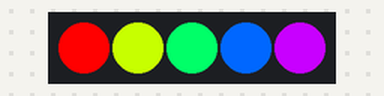
Simulated run of this sketch. Board: Arduino Uno, built with avr-gcc and run on an emulated ATmega328P. Shown: 5 RGB LEDs in strip order, left to right. Dim RGB values are drawn brighter than linear.

Above: at 0.05 s.
At 2.46 s:
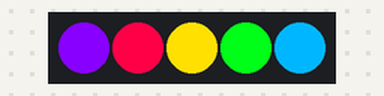
At 4.97 s:
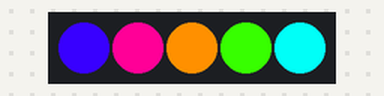
At 19.33 s:
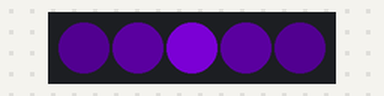
At 29.56 s:
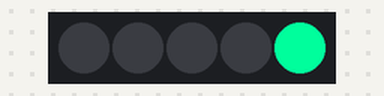
At 39.78 s:
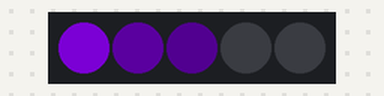
Timing chart, 0 to 40.0 s (numbered marks = the images above):
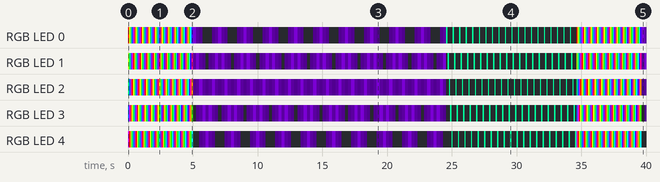

Measured:
- by itself, RGB LED 4: off → RGB(200, 0, 255) at 0.00 s, → RGB(255, 0, 7) 0.10 s later, → RGB(215, 255, 0) 0.10 s later, → RGB(0, 255, 88) 0.10 s later, … (201 changes in this stretch)
- by itself, RGB LED 0: off → RGB(255, 0, 0) at 0.00 s, → RGB(199, 255, 0) 0.10 s later, → RGB(0, 255, 104) 0.10 s later, → RGB(0, 103, 255) 0.10 s later, … (202 changes in this stretch)

The sketch:

WS2812_Breakout_Example.ino
```cpp
// (licence header left out)
#include <Adafruit_NeoPixel.h>
#include "WS2812_Definitions.h"

#define PIN 13
#define LED_COUNT 5

// Create an instance of the Adafruit_NeoPixel class called "leds".
// That'll be what we refer to from here on...
Adafruit_NeoPixel leds = Adafruit_NeoPixel(LED_COUNT, PIN, NEO_GRB + NEO_KHZ800);

void setup()
{
  leds.begin();  // Call this to start up the LED strip.
  clearLEDs();   // This function, defined below, turns all LEDs off...
  leds.show();   // ...but the LEDs don't actually update until you call this.
}

void loop()
{
  // Ride the Rainbow Road
  for (int i=0; i<LED_COUNT*10; i++)
  {
    rainbow(i);
    delay(100);  // Delay between rainbow slides
  }

  // Indigo cylon
  // Do a cylon (larson scanner) cycle 10 times
  for (int i=0; i<10; i++)
  {
    // cylon function: first param is color, second is time (in ms) between cycles
    cylon(INDIGO, 500);  // Indigo cylon eye!
  }

  // A light shower of spring green rain
  // This will run the cascade from top->bottom 20 times
  for (int i=0; i<20; i++)
  {
    // First parameter is the color, second is direction, third is ms between falls
    cascade(MEDIUMSPRINGGREEN, TOP_DOWN, 100);
  }
}

// Implements a little larson "cylon" sanner.
// This'll run one full cycle, down one way and back the other
void cylon(unsigned long color, byte wait)
{
  // weight determines how much lighter the outer "eye" colors are
  const byte weight = 4;
  // It'll be easier to decrement each of these colors individually
  // so we'll split them out of the 24-bit color value
  byte red = (color & 0xFF0000) >> 16;
  byte green = (color & 0x00FF00) >> 8;
  byte blue = (color & 0x0000FF);

  // Start at closest LED, and move to the outside
  for (int i=0; i<=LED_COUNT-1; i++)
  {
    clearLEDs();
    leds.setPixelColor(i, red, green, blue);  // Set the bright middle eye
    // Now set two eyes to each side to get progressively dimmer
    for (int j=1; j<3; j++)
    {
      if (i-j >= 0)
        leds.setPixelColor(i-j, red/(weight*j), green/(weight*j), blue/(weight*j));
      if (i-j <= LED_COUNT)
        leds.setPixelColor(i+j, red/(weight*j), green/(weight*j), blue/(weight*j));
    }
    leds.show();  // Turn the LEDs on
    delay(wait);  // Delay for visibility
  }

  // Now we go back to where we came. Do the same thing.
  for (int i=LED_COUNT-2; i>=1; i--)
  {
    clearLEDs();
    leds.setPixelColor(i, red, green, blue);
    for (int j=1; j<3; j++)
    {
      if (i-j >= 0)
        leds.setPixelColor(i-j, red/(weight*j), green/(weight*j), blue/(weight*j));
      if (i-j <= LED_COUNT)
        leds.setPixelColor(i+j, red/(weight*j), green/(weight*j), blue/(weight*j));
      }

    leds.show();
    delay(wait);
  }
}

// Cascades a single direction. One time.
void cascade(unsigned long color, byte direction, byte wait)
{
  if (direction == TOP_DOWN)
  {
    for (int i=0; i<LED_COUNT; i++)
    {
      clearLEDs();  // Turn off all LEDs
      leds.setPixelColor(i, color);  // Set just this one
      leds.show();
      delay(wait);
    }
  }
  else
  {
    for (int i=LED_COUNT-1; i>=0; i--)
    {
      clearLEDs();
      leds.setPixelColor(i, color);
      leds.show();
      delay(wait);
    }
  }
}

// Sets all LEDs to off, but DOES NOT update the display;
// call leds.show() to actually turn them off after this.
void clearLEDs()
{
  for (int i=0; i<LED_COUNT; i++)
  {
    leds.setPixelColor(i, 0);
  }
}

// Prints a rainbow on the ENTIRE LED strip.
//  The rainbow begins at a specified position.
// ROY G BIV!
void rainbow(byte startPosition)
{
  // Need to scale our rainbow. We want a variety of colors, even if there
  // are just 10 or so pixels.
  int rainbowScale = 192 / LED_COUNT;

  // Next we setup each pixel with the right color
  for (int i=0; i<LED_COUNT; i++)
  {
    // There are 192 total colors we can get out of the rainbowOrder function.
    // It'll return a color between red->orange->green->...->violet for 0-191.
    leds.setPixelColor(i, rainbowOrder((rainbowScale * (i + startPosition)) % 192));
  }
  // Finally, actually turn the LEDs on:
  leds.show();
}

// Input a value 0 to 191 to get a color value.
// The colors are a transition red->yellow->green->aqua->blue->fuchsia->red...
//  Adapted from Wheel function in the Adafruit_NeoPixel library example sketch
uint32_t rainbowOrder(byte position)
{
  // 6 total zones of color change:
  if (position < 31)  // Red -> Yellow (Red = FF, blue = 0, green goes 00-FF)
  {
    return leds.Color(0xFF, position * 8, 0);
  }
  else if (position < 63)  // Yellow -> Green (Green = FF, blue = 0, red goes FF->00)
  {
    position -= 31;
    return leds.Color(0xFF - position * 8, 0xFF, 0);
  }
  else if (position < 95)  // Green->Aqua (Green = FF, red = 0, blue goes 00->FF)
  {
    position -= 63;
    return leds.Color(0, 0xFF, position * 8);
  }
  else if (position < 127)  // Aqua->Blue (Blue = FF, red = 0, green goes FF->00)
  {
    position -= 95;
    return leds.Color(0, 0xFF - position * 8, 0xFF);
  }
  else if (position < 159)  // Blue->Fuchsia (Blue = FF, green = 0, red goes 00->FF)
  {
    position -= 127;
    return leds.Color(position * 8, 0, 0xFF);
  }
  else  //160 <position< 191   Fuchsia->Red (Red = FF, green = 0, blue goes FF->00)
  {
    position -= 159;
    return leds.Color(0xFF, 0x00, 0xFF - position * 8);
  }
}
```

WS2812_Definitions.h
```cpp
/*
  Bunches of definitions for the WS2812 Breakout Board example code

*/

// These are for the cascade function
#define TOP_DOWN 0
#define DOWN_TOP 1

/* A world of colors to set your LED to
  Standard HTML Color Codes sorted by Hex Value
    to see the colors in action, check out:
   http://www.w3schools.com/html/html_colorvalues.asp */

#define BLACK			0x000000
#define NAVY			0x000080
#define DARKBLUE		0x00008B
#define MEDIUMBLUE		0x0000CD
#define BLUE			0x0000FF
#define DARKGREEN		0x006400
#define GREEN			0x008000
#define TEAL			0x008080
#define DARKCYAN		0x008B8B
#define DEEPSKYBLUE		0x00BFFF
#define DARKTURQUOISE		0x00CED1
#define MEDIUMSPRINGGREEN	0x00FA9A
#define LIME			0x00FF00
#define SPRINGGREEN		0x00FF7F
#define AQUA			0x00FFFF
#define CYAN			0x00FFFF
#define MIDNIGHTBLUE		0x191970
#define DODGERBLUE		0x1E90FF
#define LIGHTSEAGREEN		0x20B2AA
#define FORESTGREEN		0x228B22
#define SEAGREEN		0x2E8B57
#define DARKSLATEGRAY		0x2F4F4F
#define LIMEGREEN		0x32CD32
#define MEDIUMSEAGREEN		0x3CB371
#define TURQUOISE		0x40E0D0
#define ROYALBLUE		0x4169E1
#define STEELBLUE		0x4682B4
#define DARKSLATEBLUE		0x483D8B
#define MEDIUMTURQUOISE		0x48D1CC
#define INDIGO 			0x4B0082
#define DARKOLIVEGREEN		0x556B2F
#define CADETBLUE		0x5F9EA0
#define CORNFLOWERBLUE		0x6495ED
#define MEDIUMAQUAMARINE	0x66CDAA
#define DIMGRAY			0x696969
#define SLATEBLUE		0x6A5ACD
#define OLIVEDRAB		0x6B8E23
#define SLATEGRAY		0x708090
#define LIGHTSLATEGRAY		0x778899
#define MEDIUMSLATEBLUE		0x7B68EE
#define LAWNGREEN		0x7CFC00
#define CHARTREUSE		0x7FFF00
#define AQUAMARINE		0x7FFFD4
#define MAROON			0x800000
#define PURPLE			0x800080
#define OLIVE			0x808000
#define GRAY			0x808080
#define SKYBLUE			0x87CEEB
#define LIGHTSKYBLUE		0x87CEFA
#define BLUEVIOLET		0x8A2BE2
#define DARKRED			0x8B0000
#define DARKMAGENTA		0x8B008B
#define SADDLEBROWN		0x8B4513
#define DARKSEAGREEN		0x8FBC8F
#define LIGHTGREEN		0x90EE90
#define MEDIUMPURPLE		0x9370DB
#define DARKVIOLET		0x9400D3
#define PALEGREEN		0x98FB98
#define DARKORCHID		0x9932CC
#define YELLOWGREEN		0x9ACD32
#define SIENNA			0xA0522D
#define BROWN			0xA52A2A
#define DARKGRAY		0xA9A9A9
#define LIGHTBLUE		0xADD8E6
#define GREENYELLOW		0xADFF2F
#define PALETURQUOISE	        0xAFEEEE
#define LIGHTSTEELBLUE		0xB0C4DE
#define POWDERBLUE		0xB0E0E6
#define FIREBRICK		0xB22222
#define DARKGOLDENROD		0xB8860B
#define MEDIUMORCHID		0xBA55D3
#define ROSYBROWN		0xBC8F8F
#define DARKKHAKI		0xBDB76B
#define SILVER			0xC0C0C0
#define MEDIUMVIOLETRED	        0xC71585
#define INDIANRED 		0xCD5C5C
#define PERU			0xCD853F
#define CHOCOLATE		0xD2691E
#define TAN			0xD2B48C
#define LIGHTGRAY		0xD3D3D3
#define THISTLE			0xD8BFD8
#define ORCHID			0xDA70D6
#define GOLDENROD		0xDAA520
#define PALEVIOLETRED		0xDB7093
#define CRIMSON			0xDC143C
#define GAINSBORO		0xDCDCDC
#define PLUM			0xDDA0DD
#define BURLYWOOD		0xDEB887
#define LIGHTCYAN		0xE0FFFF
#define LAVENDER		0xE6E6FA
#define DARKSALMON		0xE9967A
#define VIOLET			0xEE82EE
#define PALEGOLDENROD		0xEEE8AA
#define LIGHTCORAL		0xF08080
#define KHAKI			0xF0E68C
#define ALICEBLUE		0xF0F8FF
#define HONEYDEW		0xF0FFF0
#define AZURE			0xF0FFFF
#define SANDYBROWN		0xF4A460
#define WHEAT			0xF5DEB3
#define BEIGE			0xF5F5DC
#define WHITESMOKE		0xF5F5F5
#define MINTCREAM		0xF5FFFA
#define GHOSTWHITE		0xF8F8FF
#define SALMON			0xFA8072
#define ANTIQUEWHITE		0xFAEBD7
#define LINEN			0xFAF0E6
#define LIGHTGOLDENRODYELLOW	0xFAFAD2
#define OLDLACE			0xFDF5E6
#define RED			0xFF0000
#define FUCHSIA			0xFF00FF
#define MAGENTA			0xFF00FF
#define DEEPPINK		0xFF1493
#define ORANGERED		0xFF4500
#define TOMATO			0xFF6347
#define HOTPINK			0xFF69B4
#define CORAL			0xFF7F50
#define DARKORANGE		0xFF8C00
#define LIGHTSALMON		0xFFA07A
#define ORANGE			0xFFA500
#define LIGHTPINK		0xFFB6C1
#define PINK			0xFFC0CB
#define GOLD			0xFFD700
#define PEACHPUFF		0xFFDAB9
#define NAVAJOWHITE		0xFFDEAD
#define MOCCASIN		0xFFE4B5
#define BISQUE			0xFFE4C4
#define MISTYROSE		0xFFE4E1
#define BLANCHEDALMOND		0xFFEBCD
#define PAPAYAWHIP		0xFFEFD5
#define LAVENDERBLUSH		0xFFF0F5
#define SEASHELL		0xFFF5EE
#define CORNSILK		0xFFF8DC
#define LEMONCHIFFON		0xFFFACD
#define FLORALWHITE		0xFFFAF0
#define SNOW			0xFFFAFA
#define YELLOW			0xFFFF00
#define LIGHTYELLOW		0xFFFFE0
#define IVORY			0xFFFFF0
#define WHITE			0xFFFFFF
```
